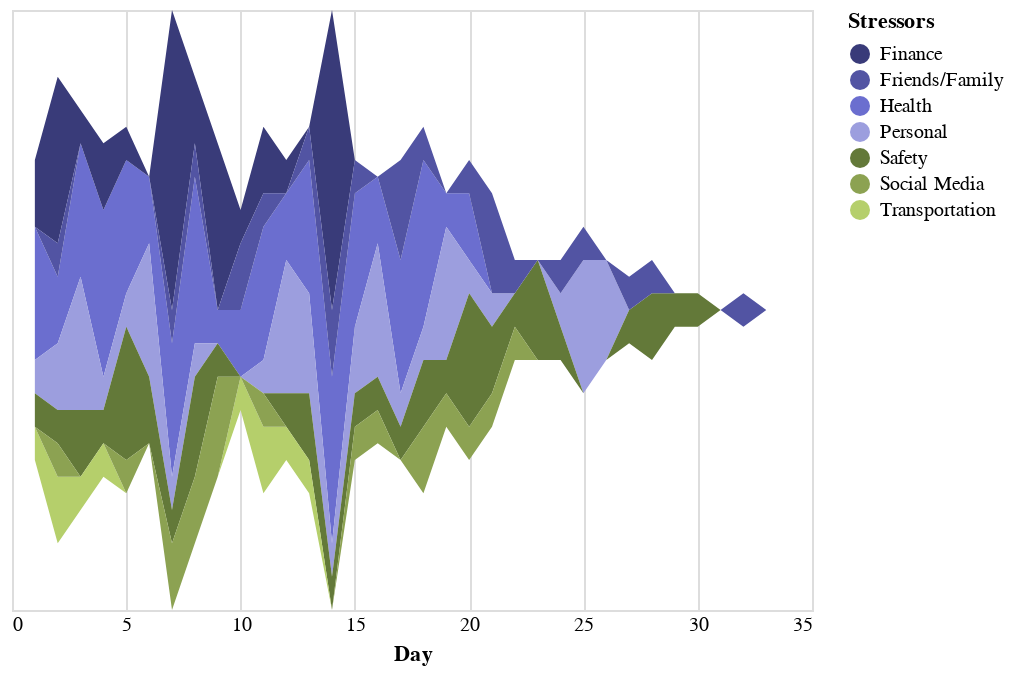

Write notebook code for a chart like this one.
### Code cell
alt.Chart(data).mark_area().encode(
    alt.X('Day',
        axis=alt.Axis( domain=False, tickSize=0)
    ),
    alt.Y('sum(Count):Q', stack='center', axis=None),
    alt.Color('Stressors:N',
        scale=alt.Scale(scheme='category20b')
    )
).interactive()

### Figure 1 — Vega-Lite specification as saved in the notebook (floating-point values rounded to 4 significant figures; data arrays with more than 128 entries replaced by an {"elided": "..."} marker saying what was removed)
{"config": {"view": {"continuousWidth": 400, "continuousHeight": 300}}, "data": {"name": "data-62fd22be966181f1fe1d8833022c7abb"}, "mark": "area", "encoding": {"color": {"type": "nominal", "field": "Stressors", "scale": {"scheme": "category20b"}}, "x": {"type": "quantitative", "axis": {"domain": false, "tickSize": 0}, "field": "Day"}, "y": {"type": "quantitative", "aggregate": "sum", "axis": null, "field": "Count", "stack": "center"}}, "selection": {"selector012": {"type": "interval", "bind": "scales", "encodings": ["x", "y"]}}, "$schema": "https://vega.github.io/schema/vega-lite/v4.8.1.json", "datasets": {"data-62fd22be966181f1fe1d8833022c7abb": {"elided": "163 records"}}}
